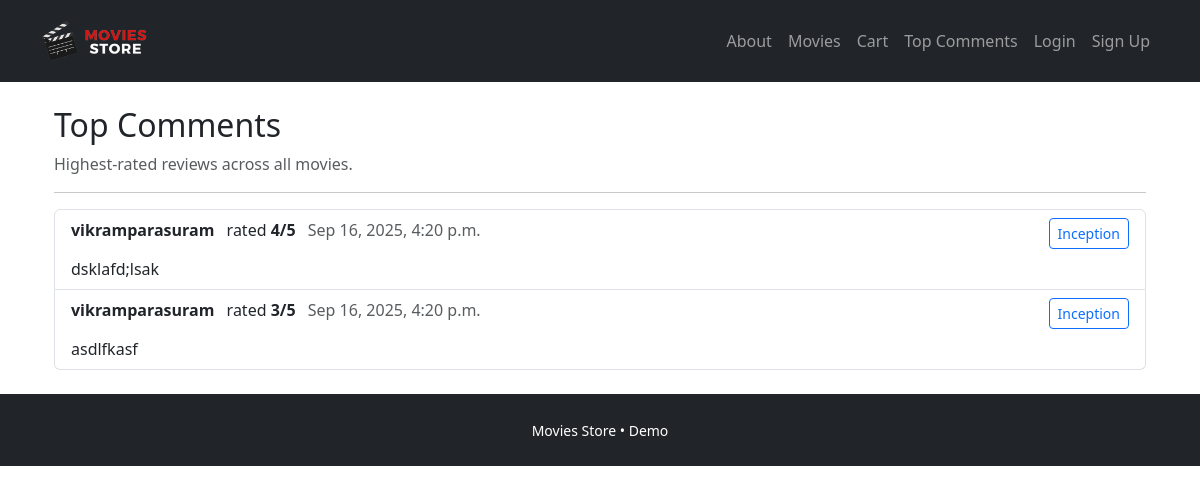
Screenshot of /movies/reviews/top/ with the database file from the repository.
### movies/models.py (models this page shows, shortened)
class Review(models.Model):
    movie = models.ForeignKey(Movie, on_delete=models.CASCADE, related_name='reviews')
    user = models.ForeignKey(User, on_delete=models.CASCADE)
    rating = models.IntegerField()
    content = models.TextField()
    created_at = models.DateTimeField(auto_now_add=True)

class Movie(models.Model):
    title = models.CharField(max_length=200)
    description = models.TextField()
    price = models.DecimalField(max_digits=6, decimal_places=2)
    image = models.ImageField(upload_to='movies/', blank=True, null=True)  # optional, matches textbook/easy migrations
    created_at = models.DateTimeField(auto_now_add=True)

### movies/views.py (the view)
# urls.py: path("reviews/top/", views.top_reviews, name="top_reviews"),
def top_reviews(request):
    reviews = (
        Review.objects
        .select_related("movie", "user")
        .order_by("-rating", "-created_at")[:50]
    )
    return render(request, "movies/top_reviews.html", {"reviews": reviews})

### templates/movies/top_reviews.html
{% extends "base.html" %}
{% block content %}
<div class="container">
  <h2>Top Comments</h2>
  <p class="text-muted">Highest-rated reviews across all movies.</p>
  <hr>
  {% if reviews %}
    <ul class="list-group">
      {% for r in reviews %}
      <li class="list-group-item">
        <div class="d-flex justify-content-between">
          <div>
            <strong>{{ r.user.username }}</strong>
            <span class="ms-2">rated <b>{{ r.rating }}/5</b></span>
            <span class="ms-2 text-muted">{{ r.created_at|date:"M j, Y, g:i a" }}</span>
          </div>
          <div>
            <a class="btn btn-sm btn-outline-primary" href="{% url 'movies:detail' r.movie.pk %}">
              {{ r.movie.title }}
            </a>
          </div>
        </div>
        <p class="mb-0 mt-2">{{ r.content|truncatechars:240 }}</p>
      </li>
      {% endfor %}
    </ul>
  {% else %}
    <p>No comments yet.</p>
  {% endif %}
</div>
{% endblock %}

### moviesstore/static/css/style.css (style rules this page uses)
body { font-family: system-ui, -apple-system, Segoe UI, Roboto, Arial, sans-serif; }

### rows the page displays
Review: user.username "vikramparasuram", rating "4", created_at "Sep 16, 2025, 4:20 p.m.", movie "Inception", content "dsklafd;lsak"
Review: user.username "vikramparasuram", rating "3", created_at "Sep 16, 2025, 4:20 p.m.", movie "Inception", content "asdlfkasf"
